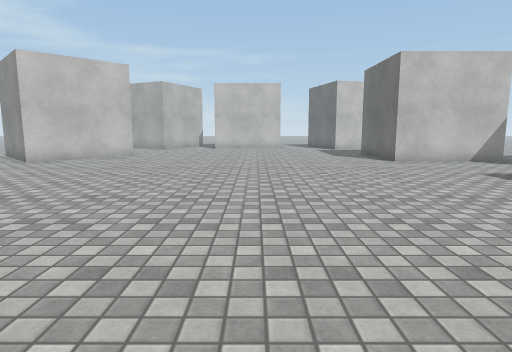
[1] (above)

24 first-person views from a walk through a scene from a Unity 3-D project. The camera is 1.2 m above the floor, tilts 8° down and sees 75° across. The floor is counted in squares, 1 m on a side. Each view is taken from the middle of a square. On the plan, view 1 faces up. The plan holds only what a view shows up to about 14 squares ahead; the rest is blank. The place goes on beyond the plan. Some surface patterns are stand-ins.

[2]
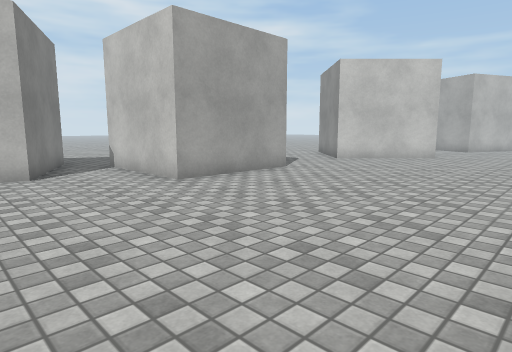

[3]
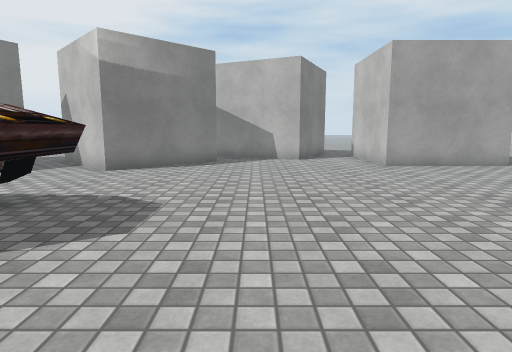

[4]
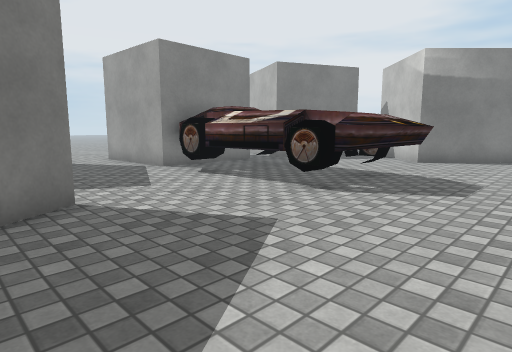

[5]
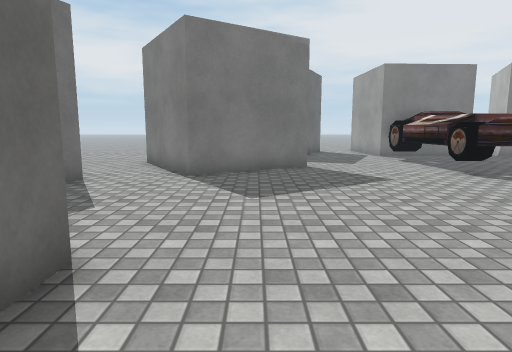

[6]
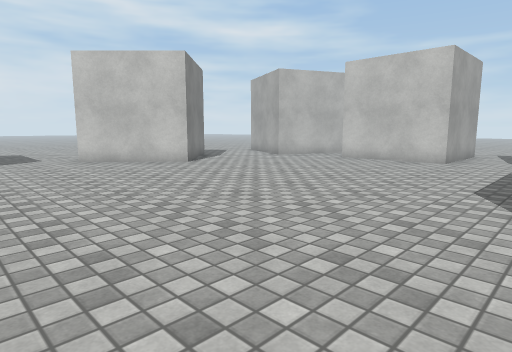

[7]
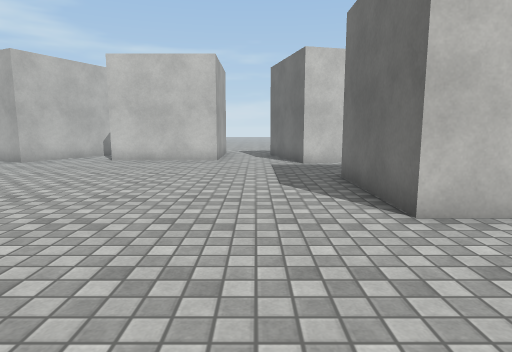

[8]
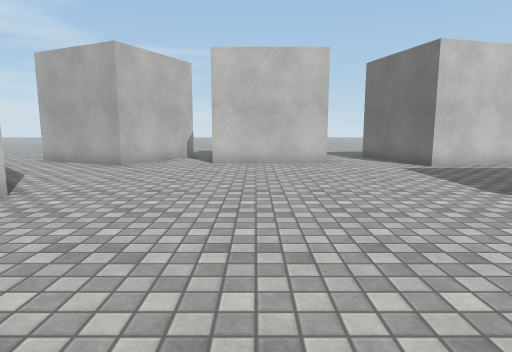

[9]
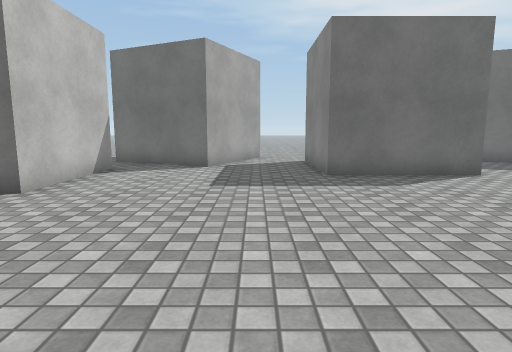

[10]
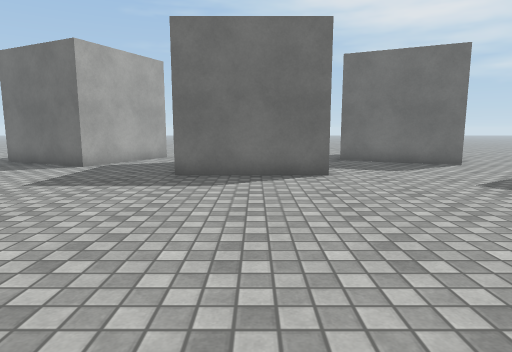

[11]
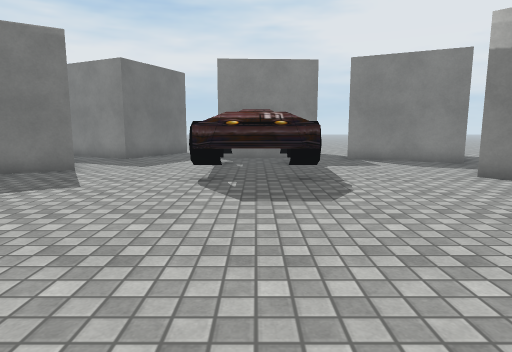

[12]
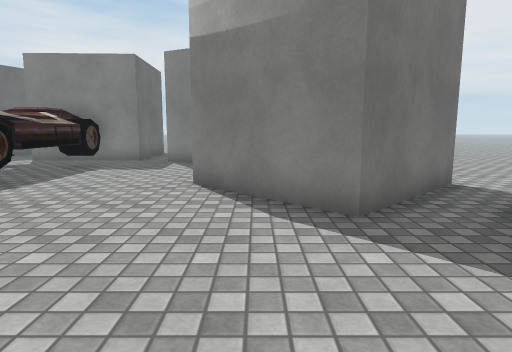

[13]
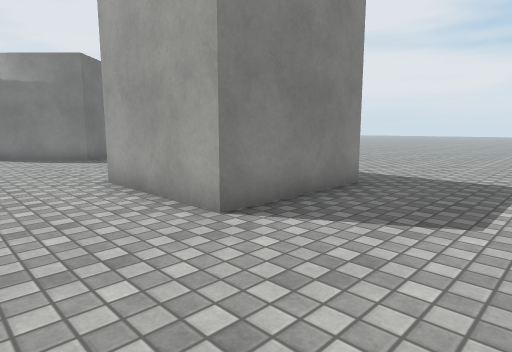

[14]
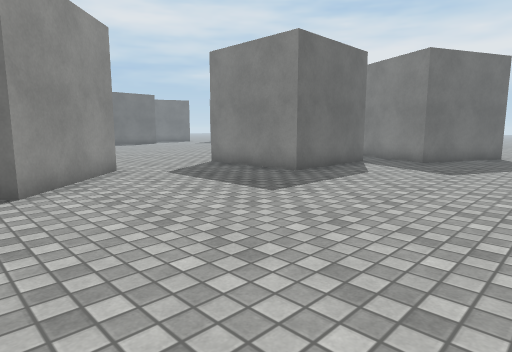

[15]
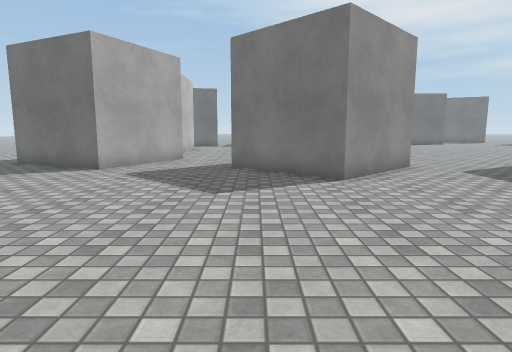

[16]
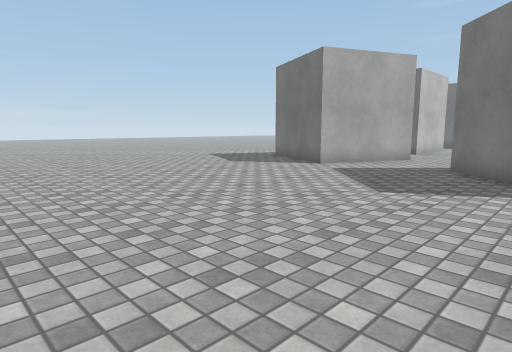

[17]
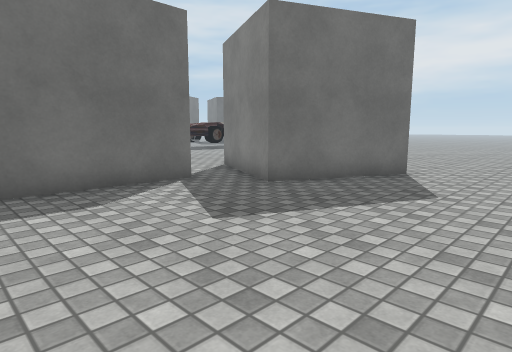

[18]
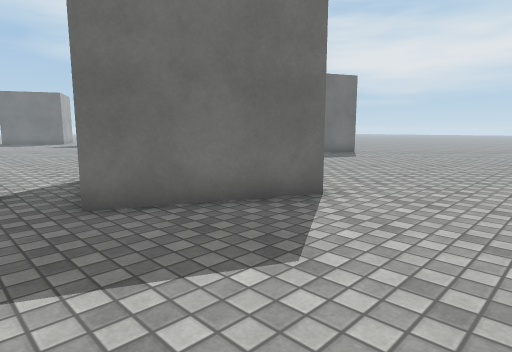

[19]
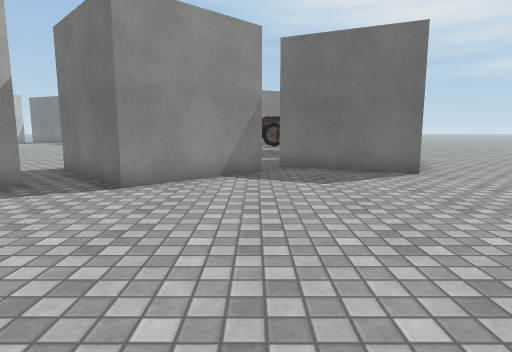

[20]
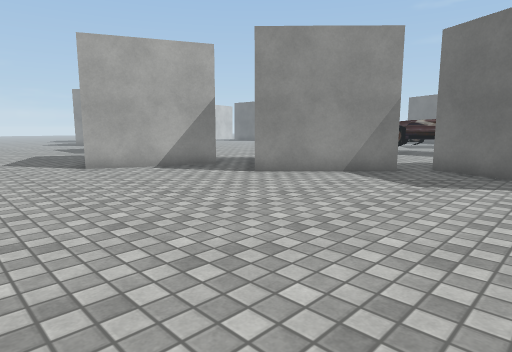

[21]
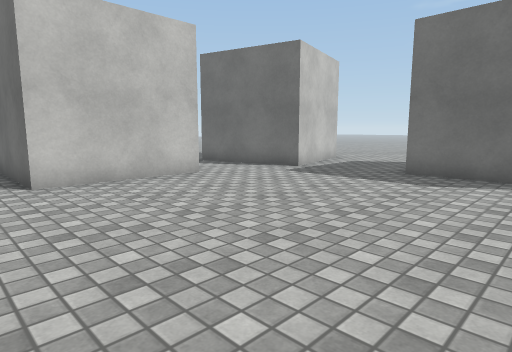

[22]
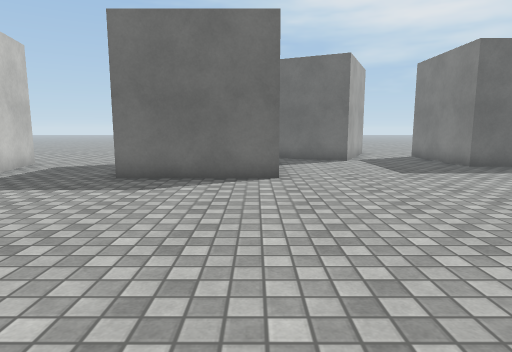

[23]
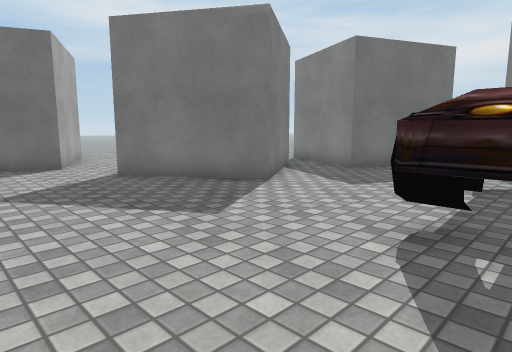

[24]
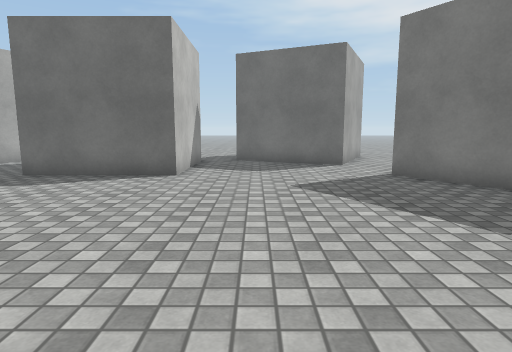

### Floor plan
Points are (right, up) in squares from view 1. A wall is a line through its corners. A room is listed if a view was taken in it or the views show most of it. See-through windows are left out.
Room 1 (views 1, 2, 3, 4, 5, 6, 7, 8, 9, 10, 11, 12, 13, 14, 15, 16, 17, 18, 19, 20, 21, 22, 23, 24)
walls: (-7.9, 4.3) (-12, 4.3) (-12, 8.3) (-7.9, 8.3) (-7.9, 4.3); (-9.4, -1.5) (-6.6, -4.4) (-9.5, -7.2) (-12.3, -4.3) (-9.4, -1.5); (-11.9, -2) (-15.5, -0.2) (-13.8, 3.4) (-10.2, 1.7) (-11.2, -0.5); (-6.7, 16.2) (-5.5, 14.9) (-8.3, 12.1) (-11.2, 14.9) (-8.3, 17.8); (9.2, 12.4) (5.2, 12.4) (5.2, 16.5); (0.5, -9.7) (0.6, -11.6); (-3.5, -11.1) (-3.5, -9.9) (-1.9, -9.8); (-3.9, 23.2) (-5.4, 20) (-9.1, 21.7) (-8.2, 23.6); (-10.1, -11.5) (-8.3, -7.8) (-4.7, -9.5); (11.8, 2.1) (7.7, 2.1) (7.7, 6.1) (11.8, 6.1); (1.5, 23.5) (1.5, 20.8) (-2.5, 20.8) (-2.5, 23.5); (13.2, 7.9) (9.6, 9.5) (10.9, 12.1); (7.3, 20.3) (4.7, 19.7) (3.7, 23.6); (6.6, -9.2) (4.3, -5.8) (7.7, -3.6) (9.2, -5.8); (3.3, -11.6) (4.2, -9.5) (5.7, -10.2); (11.8, -3.7) (10.1, -2.9) (11.9, 0.8)
ways out: opening at (8, 18); opening at (10, 13); opening at (10.5, -5.5); opening at (13, 7); gap at (12, 1)
objects: other object (-3, -9) to (1, -3)

Where each view was taken, in squares from view 1:
view 1: 0 up, 0 right, facing up
view 2: 0 up, 1 left, facing up-left
view 3: 0 up, 3 right, facing left
view 4: 0 up, 6 right, facing down-left
view 5: 5 up, 6 right, facing down
view 6: 8 up, 5 right, facing up-left
view 7: 8 up, 3 right, facing up
view 8: 9 up, 1 left, facing up
view 9: 8 up, 1 left, facing right
view 10: 4 up, 1 left, facing right
view 11: 4 up, 1 left, facing down
view 12: 3 up, 8 left, facing down
view 13: 12 up, 5 left, facing down-left
view 14: 16 up, 18 left, facing down-right
view 15: 17 up, 19 left, facing right
view 16: 15 up, 19 left, facing up-right
view 17: 9 up, 19 left, facing down-right
view 18: 5 up, 19 left, facing down-right
view 19: 7 down, 19 left, facing right
view 20: 11 down, 19 left, facing up-right
view 21: 13 up, 4 left, facing up-right
view 22: 13 up, 3 left, facing right
view 23: 0 up, 1 left, facing down-right
view 24: 0 up, 1 left, facing right
